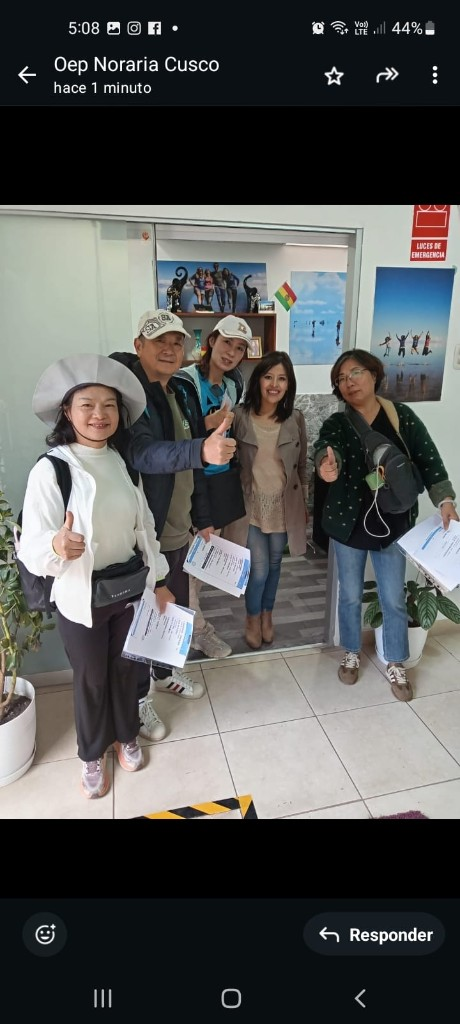
#> input picture scripts/gallery-sources/gallery-office-happy.png, 460 x 1024 px; its folder holds 3 pictures in this run
$ python process-gallery-images.py
#> lines starting #> are read from the running program, lines starting #| are printed output that depends on the picture
#> in process_gallery_office_happy, img is the input picture: PIL image 460x1024 RGB; mean R, G, B 85.2, 86.1, 85
#!/usr/bin/env python3
"""Prepare gallery photos: strip screenshot chrome, flip selfies, light enhancement."""

from __future__ import annotations

from pathlib import Path

from PIL import Image, ImageEnhance, ImageFilter, ImageOps

IMAGES_DIR = Path(__file__).resolve().parent.parent / "public" / "images"
BLACK_THRESHOLD = 35


def is_dark_pixel(r: int, g: int, b: int) -> bool:
    return r <= BLACK_THRESHOLD and g <= BLACK_THRESHOLD and b <= BLACK_THRESHOLD


def extract_screenshot_photo(img: Image.Image) -> Image.Image:
    """Strip phone screenshot chrome and keep only the embedded photo."""
    rgb = img.convert("RGB")
    width, height = rgb.size
#> width = 460; height = 1024

    top = next(
        (
            y
            for y in range(height)
            if sum(1 for x in range(0, width, 3) if is_dark_pixel(*rgb.getpixel((x, y)))) / (width // 3) < 0.15
        ),
        0,
    )
#> top = 205
    bottom = next(
        (
            y
            for y in range(height - 1, -1, -1)
            if sum(1 for x in range(0, width, 3) if is_dark_pixel(*rgb.getpixel((x, y)))) / (width // 3) < 0.15
        ),
        height - 1,
    )
#> bottom = 818

    photo = rgb.crop((0, top, width, bottom + 1))
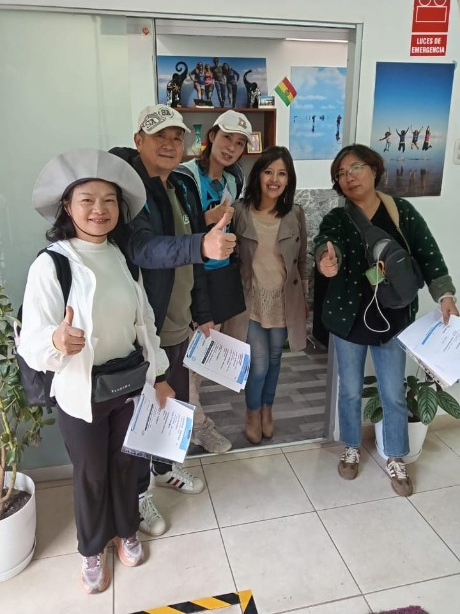
#> photo: PIL image 460x614 RGB; mean R, G, B 135.2, 134.9, 131.8
    photo_width, photo_height = photo.size
#> photo_width = 460; photo_height = 614

    left = 0
    while left < photo_width:
        if any(not is_dark_pixel(*photo.getpixel((left, y))) for y in range(0, photo_height, 3)):
            break
        left += 1
#> after the loop, left = 0

    right = photo_width - 1
#> right = 459
    while right > left:
        if any(not is_dark_pixel(*photo.getpixel((right, y))) for y in range(0, photo_height, 3)):
            break
        right -= 1
#> this loop made 1 pass
#> after the loop, right = 459

    return photo.crop((left, 0, right + 1, photo_height))


def enhance_photo(img: Image.Image) -> Image.Image:
    """Light polish for web display without over-processing."""
    rgb = img.convert("RGB")
    rgb = ImageEnhance.Contrast(rgb).enhance(1.06)
    rgb = ImageEnhance.Color(rgb).enhance(1.08)
    rgb = ImageEnhance.Brightness(rgb).enhance(1.02)
    rgb = rgb.filter(ImageFilter.UnsharpMask(radius=1.2, percent=90, threshold=3))
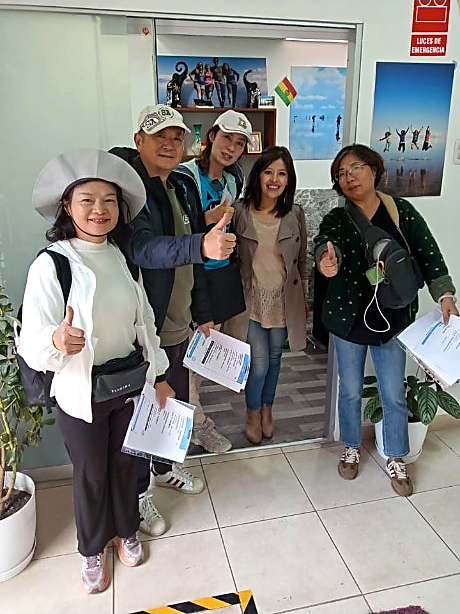
#> rgb: PIL image 460x614 RGB; mean R, G, B 136.5, 136.1, 132.4
    return rgb


def save_jpeg(img: Image.Image, path: Path, *, quality: int = 92, max_width: int = 1400) -> None:
    rgb = img.convert("RGB")
    if rgb.width > max_width:
        ratio = max_width / rgb.width
        new_size = (max_width, max(1, round(rgb.height * ratio)))
        rgb = rgb.resize(new_size, Image.Resampling.LANCZOS)
    rgb.save(path, format="JPEG", quality=quality, optimize=True, progressive=True)


def process_gallery_office_happy(src: Path, dest: Path) -> None:
    img = Image.open(src)
    photo = extract_screenshot_photo(img)
    photo = enhance_photo(photo)
    save_jpeg(photo, dest)


def process_gallery_office_entrance(src: Path, dest: Path) -> None:
    img = Image.open(src).convert("RGB")
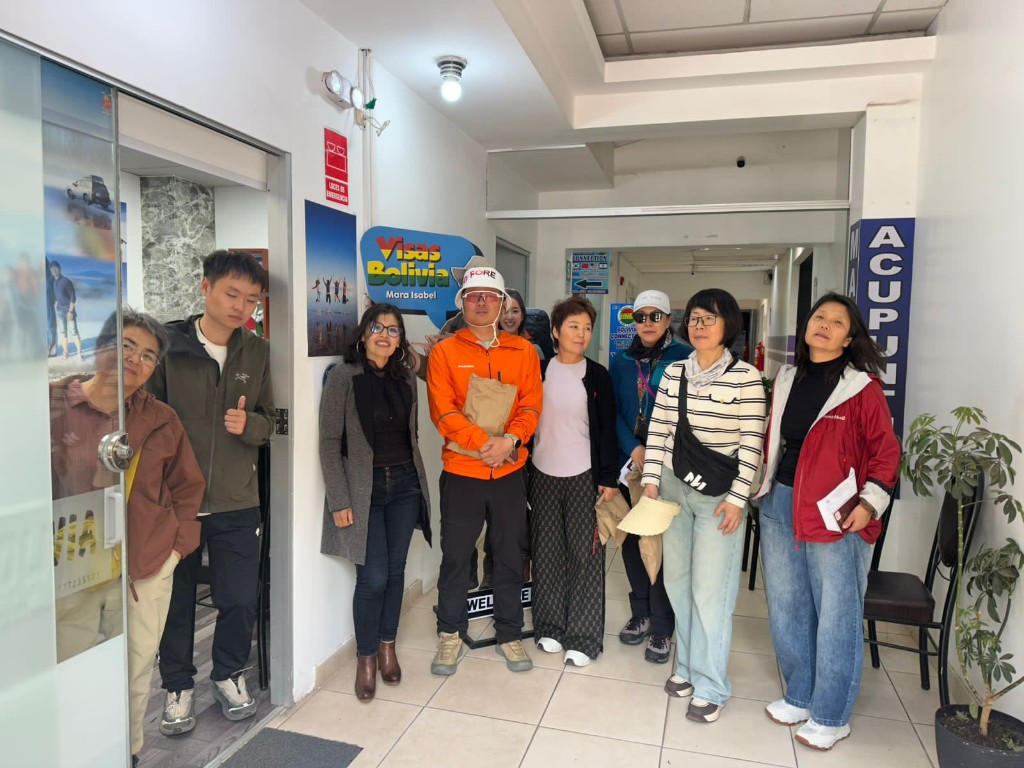
#> input picture scripts/gallery-sources/gallery-office-entrance.png, 1024 x 768 px
#> img is the input picture: PIL image 1024x768 RGB; mean R, G, B 148.5, 140.9, 134.6
    img = enhance_photo(img)
    save_jpeg(img, dest)


def process_gallery_passports(src: Path, dest: Path) -> None:
    img = Image.open(src).convert("RGB")
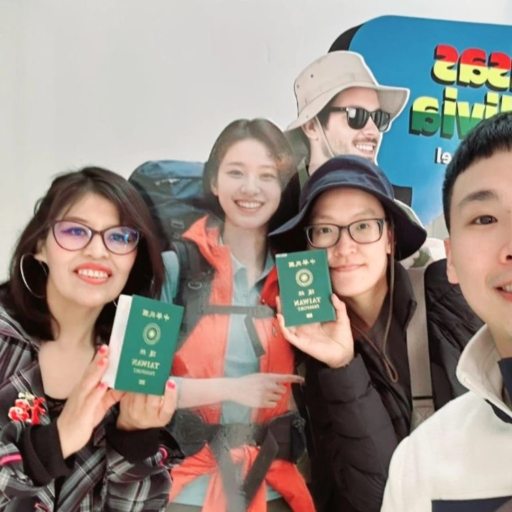
#> input picture scripts/gallery-sources/gallery-passports.png, 1024 x 1024 px (shown at 1/2 size)
#> img is the input picture: PIL image 1024x1024 RGB; mean R, G, B 149.2, 139, 132.1
    img = ImageOps.mirror(img)
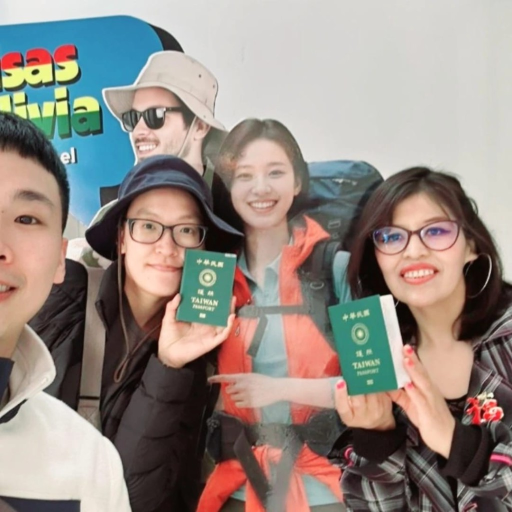
#> img: PIL image 1024x1024 RGB (shown at 1/2 size); mean R, G, B 149.2, 139, 132.1
    img = enhance_photo(img)
    save_jpeg(img, dest)


def main() -> None:
    repo = IMAGES_DIR.parent.parent
    pre_crop = repo / "scripts" / "gallery-sources"

    happy_src = pre_crop / "gallery-office-happy.png"
    entrance_src = pre_crop / "gallery-office-entrance.png"
    passports_src = pre_crop / "gallery-passports.png"

    if not happy_src.exists():
        raise SystemExit(f"Missing source image: {happy_src}")

    process_gallery_office_happy(happy_src, IMAGES_DIR / "gallery-office-happy.jpg")
    process_gallery_office_entrance(entrance_src, IMAGES_DIR / "gallery-office-entrance.jpg")
    process_gallery_passports(passports_src, IMAGES_DIR / "gallery-passports.jpg")

    for old in IMAGES_DIR.glob("gallery-*.png"):
        old.unlink()

    print("Processed gallery images (full framing, enhanced JPEG).")


if __name__ == "__main__":
    main()
